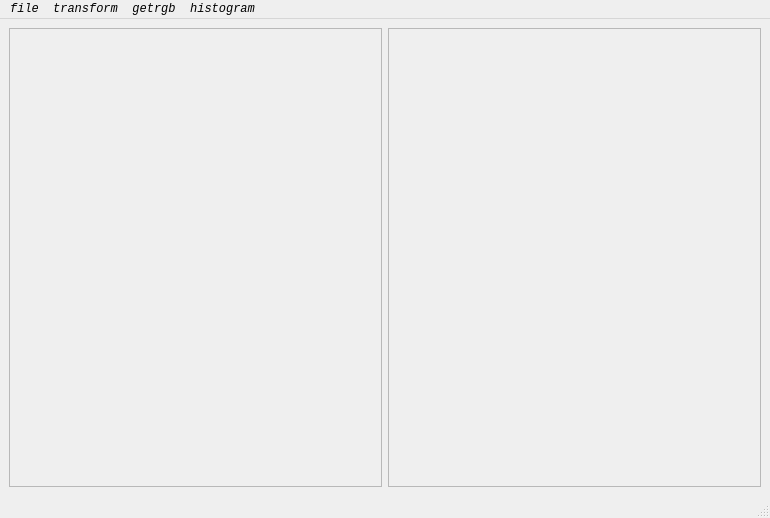
<?xml version="1.0" encoding="UTF-8"?>
<ui version="4.0">
 <class>MainWindow</class>
 <widget class="QMainWindow" name="MainWindow">
  <property name="geometry">
   <rect>
    <x>0</x>
    <y>0</y>
    <width>770</width>
    <height>518</height>
   </rect>
  </property>
  <property name="windowTitle">
   <string>MainWindow</string>
  </property>
  <widget class="QWidget" name="centralwidget">
   <layout class="QGridLayout" name="gridLayout">
    <item row="0" column="0">
     <widget class="QScrollArea" name="scrollArea">
      <property name="mouseTracking">
       <bool>true</bool>
      </property>
      <property name="widgetResizable">
       <bool>true</bool>
      </property>
      <widget class="QWidget" name="scrollAreaWidgetContents">
       <property name="geometry">
        <rect>
         <x>0</x>
         <y>0</y>
         <width>371</width>
         <height>452</height>
        </rect>
       </property>
       <widget class="QLabel" name="label">
        <property name="geometry">
         <rect>
          <x>0</x>
          <y>0</y>
          <width>351</width>
          <height>461</height>
         </rect>
        </property>
        <property name="text">
         <string/>
        </property>
       </widget>
      </widget>
     </widget>
    </item>
    <item row="0" column="1">
     <widget class="QScrollArea" name="scrollArea_2">
      <property name="mouseTracking">
       <bool>true</bool>
      </property>
      <property name="widgetResizable">
       <bool>true</bool>
      </property>
      <widget class="QWidget" name="scrollAreaWidgetContents_2">
       <property name="geometry">
        <rect>
         <x>0</x>
         <y>0</y>
         <width>371</width>
         <height>452</height>
        </rect>
       </property>
       <widget class="QLabel" name="label_2">
        <property name="geometry">
         <rect>
          <x>-1</x>
          <y>-1</y>
          <width>351</width>
          <height>461</height>
         </rect>
        </property>
        <property name="text">
         <string/>
        </property>
       </widget>
      </widget>
     </widget>
    </item>
   </layout>
  </widget>
  <widget class="QStatusBar" name="statusbar"/>
  <widget class="QMenuBar" name="menubar">
   <property name="geometry">
    <rect>
     <x>0</x>
     <y>0</y>
     <width>770</width>
     <height>23</height>
    </rect>
   </property>
   <property name="font">
    <font>
     <family>Consolas</family>
     <italic>true</italic>
    </font>
   </property>
   <widget class="QMenu" name="menufile">
    <property name="font">
     <font>
      <family>Consolas</family>
      <italic>true</italic>
     </font>
    </property>
    <property name="title">
     <string>file</string>
    </property>
    <addaction name="actionopen"/>
    <addaction name="actionsave_as"/>
   </widget>
   <widget class="QMenu" name="menuTransform">
    <property name="font">
     <font>
      <family>Consolas</family>
      <italic>true</italic>
     </font>
    </property>
    <property name="title">
     <string>transform</string>
    </property>
    <widget class="QMenu" name="menuGeometric_transformation">
     <property name="font">
      <font>
       <family>Consolas</family>
       <italic>true</italic>
      </font>
     </property>
     <property name="title">
      <string>Geometric transformation</string>
     </property>
     <addaction name="actionSize"/>
    </widget>
    <addaction name="menuGeometric_transformation"/>
   </widget>
   <widget class="QMenu" name="menuGetrgb">
    <property name="font">
     <font>
      <family>Consolas</family>
      <italic>true</italic>
     </font>
    </property>
    <property name="title">
     <string>getrgb</string>
    </property>
    <addaction name="actionGet_Original_image_rgb"/>
    <addaction name="actionGet_transformed_image_rgb"/>
   </widget>
   <widget class="QMenu" name="menuHistogram">
    <property name="title">
     <string>histogram</string>
    </property>
    <widget class="QMenu" name="menu_grayscale_distribution_histogram">
     <property name="title">
      <string> grayscale distribution histogram</string>
     </property>
     <addaction name="separator"/>
     <addaction name="actionImage_left"/>
     <addaction name="actionImage_right"/>
    </widget>
    <widget class="QMenu" name="menuRgb_distribution_histogram">
     <property name="title">
      <string>rgb distribution histogram</string>
     </property>
     <addaction name="actionImage_left_2"/>
     <addaction name="actionImage_right_2"/>
    </widget>
    <addaction name="menu_grayscale_distribution_histogram"/>
    <addaction name="menuRgb_distribution_histogram"/>
   </widget>
   <addaction name="menufile"/>
   <addaction name="menuTransform"/>
   <addaction name="menuGetrgb"/>
   <addaction name="menuHistogram"/>
  </widget>
  <action name="actionopen">
   <property name="text">
    <string>open</string>
   </property>
   <property name="shortcut">
    <string>O</string>
   </property>
  </action>
  <action name="actionsave_as">
   <property name="text">
    <string>save as</string>
   </property>
   <property name="shortcut">
    <string>S</string>
   </property>
  </action>
  <action name="actionSize">
   <property name="text">
    <string>size</string>
   </property>
   <property name="font">
    <font>
     <family>Consolas</family>
     <italic>true</italic>
    </font>
   </property>
  </action>
  <action name="actionGet_Original_image_rgb">
   <property name="text">
    <string>get original_image rgb</string>
   </property>
   <property name="font">
    <font>
     <family>Consolas</family>
     <italic>true</italic>
    </font>
   </property>
  </action>
  <action name="actionGet_transformed_image_rgb">
   <property name="text">
    <string>get transformed_image rgb</string>
   </property>
   <property name="font">
    <font>
     <family>Consolas</family>
     <italic>true</italic>
    </font>
   </property>
  </action>
  <action name="actionImage_left">
   <property name="text">
    <string>image_left</string>
   </property>
  </action>
  <action name="actionImage_right">
   <property name="text">
    <string>image_right</string>
   </property>
  </action>
  <action name="actionImage_left_2">
   <property name="text">
    <string>image_left</string>
   </property>
  </action>
  <action name="actionImage_right_2">
   <property name="text">
    <string>image_right</string>
   </property>
  </action>
 </widget>
 <resources/>
 <connections/>
</ui>
